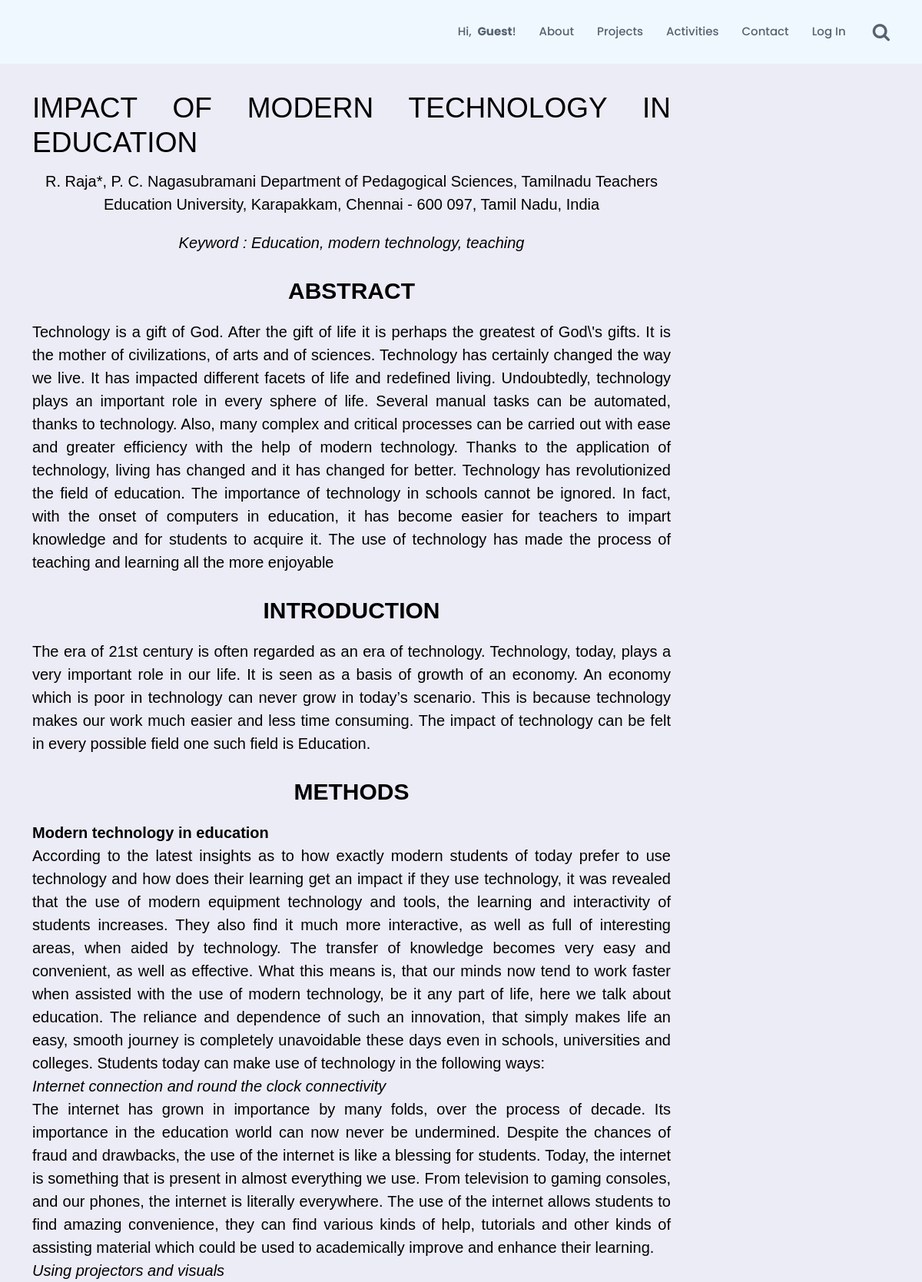
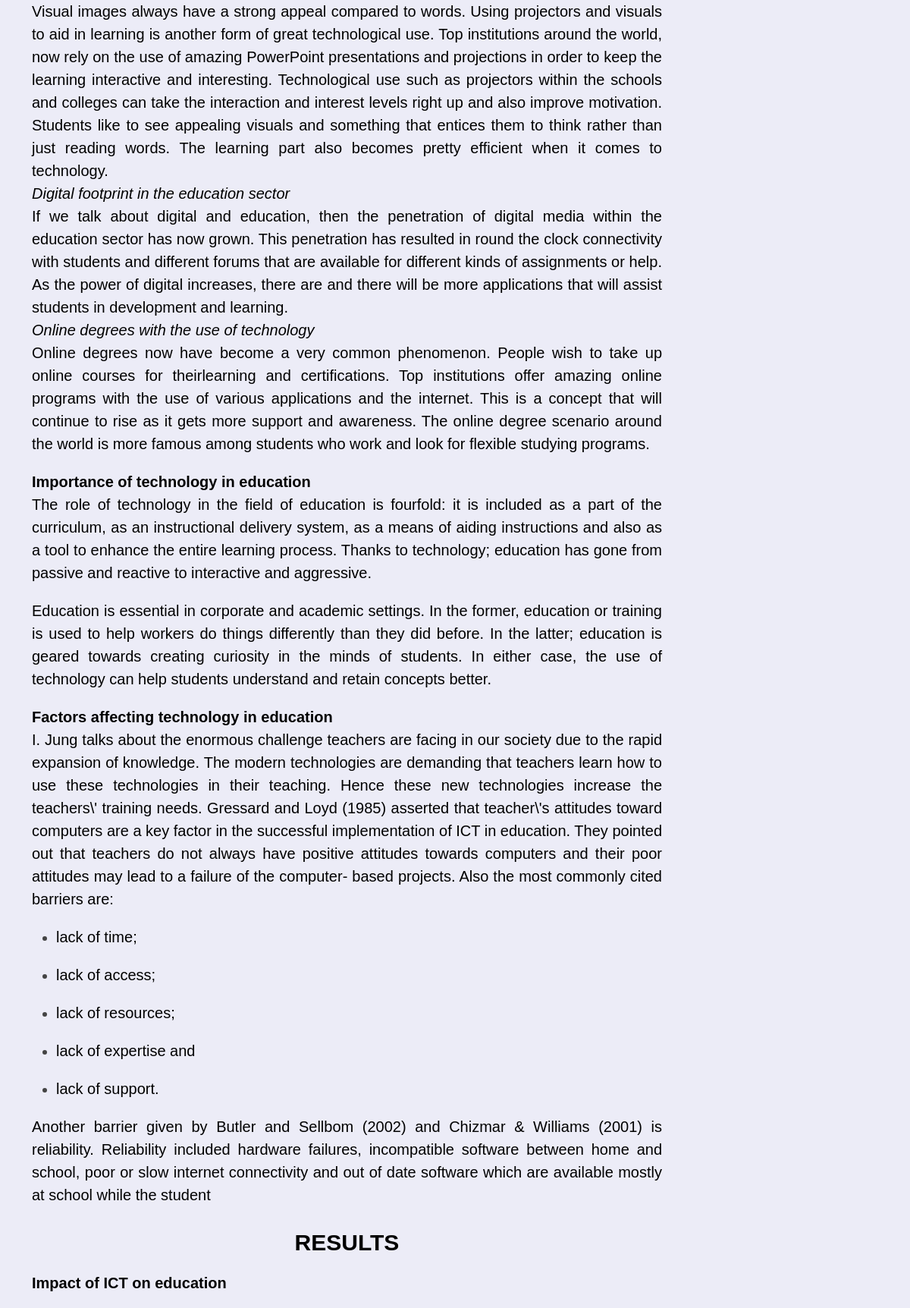
Screenshot of /projects-detail.php?x=89 (upper part) with the database file from the repository (2 pictures, top to bottom).
### tables this page shows
CREATE TABLE `project` (
  `id_project` int(50) NOT NULL,
  `title` text DEFAULT NULL,
  `team` text NOT NULL,
  `abstract` longtext NOT NULL,
  `background` longtext NOT NULL,
  `methods` longtext NOT NULL,
  `results` longtext NOT NULL,
  `discussion` longtext NOT NULL,
  `conclusions` longtext NOT NULL,
  `references` longtext NOT NULL,
  `keyword` text NOT NULL,
  `references2` longtext NOT NULL,
  `gambarName` varchar(25) NOT NULL
);

### projects-detail.php (the view, shortened to what this page needs)
<?php
$conn = mysqli_connect($servername, $username, $password, $database);
?>
<!DOCTYPE html>
<html lang="en">
<head>
  <link href="assets/vendor/animate.css/animate.min.css" rel="stylesheet">
  <link href="assets/vendor/bootstrap/css/bootstrap.min.css" rel="stylesheet">
  <link href="assets/vendor/bootstrap-icons/bootstrap-icons.css" rel="stylesheet">
  <link href="assets/vendor/boxicons/css/boxicons.min.css" rel="stylesheet">
  <link href="assets/vendor/glightbox/css/glightbox.min.css" rel="stylesheet">
  <link href="assets/vendor/remixicon/remixicon.css" rel="stylesheet">
  <link href="assets/vendor/swiper/swiper-bundle.min.css" rel="stylesheet">
  <link href="assets/css/style.css?ver=5" rel="stylesheet">
 <link rel="stylesheet" href="https://cdnjs.cloudflare.com/ajax/libs/font-awesome/4.7.0/css/font-awesome.min.css">
</head>
<body>
  <header id="header" class="fixed-top d-flex align-items-center">
    <div class="container d-flex align-items-center">
        <nav id="navbar" class="navbar">
          <ul>
                                <?php
             if ($_SESSION ["name"]!=""){
                 echo '<li><a href="index.php"> Hi, &nbsp; <strong> '.$_SESSION ["name"].'</strong>!</li>';
                echo '<li><a href="about.php">About</a></li>';
          echo '<li><a href="projects.php">Projects</a></li>';
          echo '
              <div class="dropdown_navbar">
        <li><a href="#">Activities</a></li>
        <div class="dropdown_navbar-content">
           <a href="activities.php">Activities</a>
            <a href="gallery.php">Gallery</a>
            <a href="students.php">Students</a>
        </div>
    </div>';
               echo '  <li><a href="contact.php">Contact</a></li>';
 echo '<li><a href="logout.php"> <i style="font-size:24px" class="fa fa-sign-out"></i> </a></li>';
    echo ' <li><a href="search.php"> <i style="font-size:24px" class="fa">&#xf002;</i> </a></li>';
             }
             else {
                echo '<li><a href="index.php"> Hi,  &nbsp; <strong> Guest </strong>!</li>';
                echo '<li><a href="about.php">About</a></li>';
          echo '<li><a href="projects.php">Projects</a></li>';
          echo '
              <div class="dropdown_navbar">
        <li><a href="#">Activities</a></li>
        <div class="dropdown_navbar-content">
          <a href="activities.php">Activities</a>
            <a href="gallery.php">Gallery</a>
            <a href="students.php">Students</a>
        </div>
    </div>';
               echo '  <li><a href="contact.php">Contact</a></li>';
                echo '<li><a href="login&regist.php">Log In </i></a></li>';
                    echo ' <li><a href="search.php"> <i style="font-size:24px" class="fa">&#xf002;</i> </a></li>';
             }
             ?>
        </nav>
    </div>
  </header>
  <section id="projects-detail" class="projects-detail">
    <div class="container">
      <div class="row">
        <div class="col-md-9 post-content">
          <?php
          $id_project = $_GET['x'];
          $sql = "SELECT * from project where id_project = $id_project";
          $result = mysqli_query($conn, $sql);
          while ($row = mysqli_fetch_assoc($result)) {
echo "
<div class='detail'>
    <h3>" . stripslashes($row['title']) . "</h3>
    <p style='text-align: center;'><span class='firstcharacter'></span>" . stripslashes($row['team']) . "</p>
    <p style='text-align: center;'><em>Keyword :" . stripslashes($row['keyword']) . "</em></p>
    <h4 style='text-align: center;'><strong>Abstract</strong></h4>
    <p>" . stripslashes($row['abstract']) . "</p>
    <h4 style='text-align: center;'><strong>Introduction</strong></h4>
    <p>" . stripslashes($row['background']) . "</p>
    <h4 style='text-align: center;'><strong>Methods</strong></h4>
    <p>" . stripslashes($row['methods']) . "</p>
    <h4 style='text-align: center;'><strong>Results</strong></h4>
    <p>" . stripslashes($row['results']) . "</p>
    <h4 style='text-align: center;'><strong>Discussion</strong></h4>
    <p>" . stripslashes($row['discussion']) . "</p>
    <h4 style='text-align: center;'><strong>Conclusions</strong></h4>
    <p>" . stripslashes($row['conclusions']) . "</p>
    <div class='row'>
        <div class='col-6'>
            <h4><strong>References</strong></h4>
            <p>" . stripslashes($row['references']) . "</p>
        </div>
        <div class='col-6'>
            <p>" . stripslashes($row['references2']) . "</p>
        </div>
    </div>
</div>";
          }
          ?>
        </div>
      </div>
    </div>
  </section>
</body>
</html>

### assets/css/style.css (style rules this page uses)
body { font-family: "Open Sans", sans-serif; color: #444444; }
a { text-decoration: none; }
p, h1, h2, h3, h4, h5, h6 { font-family: "Open Sans", sans-serif; }
#header { background: #F0F8FF; transition: all 0.5s; z-index: 997; padding: 20px 0; }
.navbar { padding: 0; }
.navbar ul { margin: 0; padding: 0; display: flex; list-style: none; align-items: center; }
.navbar li { position: relative; }
.navbar a, .navbar a:focus { display: flex; align-items: center; justify-content: space-between; padding: 10px 0 10px 30px; font-family: "Poppins", sans-serif; font-size: 15px; font-weight: 500; color: #556270; white-space: nowrap; transition: 0.3s; }
.navbar a i, .navbar a:focus i { font-size: 12px; line-height: 0; margin-left: 5px; }
section { padding: 60px 0; overflow: hidden; }
.projects-detail { background : #ececf7; }
.projects-detail .detail h3 { font-size: 37px; color: #000000; text-transform: uppercase; margin-bottom: -0.2em; margin-top: 1.6em; font-family: sans-serif; text-align: justify; }
.projects-detail .detail h4 { font-size: 30px; color: #000000; text-transform: uppercase; margin-bottom: 0.5em; margin-top: 1em; font-family: sans-serif; }
.projects-detail .detail p { font-size: 20px; color: #000000; margin-bottom: 0.5em; margin-top: 1em; font-family: "arial", sans-serif; text-align: justify; }

### projects-detail.php (style rules this page uses)
.navbar .dropdown_navbar { position: relative; display: inline-block; }

### rows the page displays
project: title "IMPACT OF MODERN TECHNOLOGY IN EDUCATION", team "R. Raja*, P. C. Nagasubramani Department of Pedagogical Sciences, Tamilnadu Teachers Education University, Karapakkam, Chennai - 600 097, Tamil Nadu, India", keyword "Education, modern technology, teaching", abstract "Technology is a gift of God. After the gift of life it is perhaps the greatest of God\\'s gifts. It is the mother of civilizations, of arts and of sciences. Technology has certainly changed the way we live. It has impacted different facets of life and redefined living. Undoubtedly, technology plays an important role in every sphere of life. Several manual tasks can be automated, thanks to technology. Also, many complex and critical processes can be carried out with ease and greater efficiency with the help of modern technology. Thanks to the application of technology, living has changed and it has changed for better. Technology has revolutionized the field of education. The importance of…", background "The era of 21st century is often regarded as an era of technology. Technology, today, plays a very important role in our life. It is seen as a basis of growth of an economy. An economy which is poor in technology can never grow in today’s scenario. This is because technology makes our work much easier and less time consuming. The impact of technology can be felt in every possible field one such field is Education.", methods "Modern technology in education According to the latest insights as to how exactly modern students of today prefer to use technology and how does their learning get an impact if they use technology, it was revealed that the use of modern equipment technology and tools, the learning and interactivity of students increases. They also find it much more interactive, as well as full of interesting areas, when aided by technology. The transfer of knowledge becomes very easy and convenient, as well as effective. What this means is, that our minds now tend to work faster when assisted with the use of modern technology, be it any part of life, here we talk about education. The reliance and dependence…", results "Impact of ICT on education"
